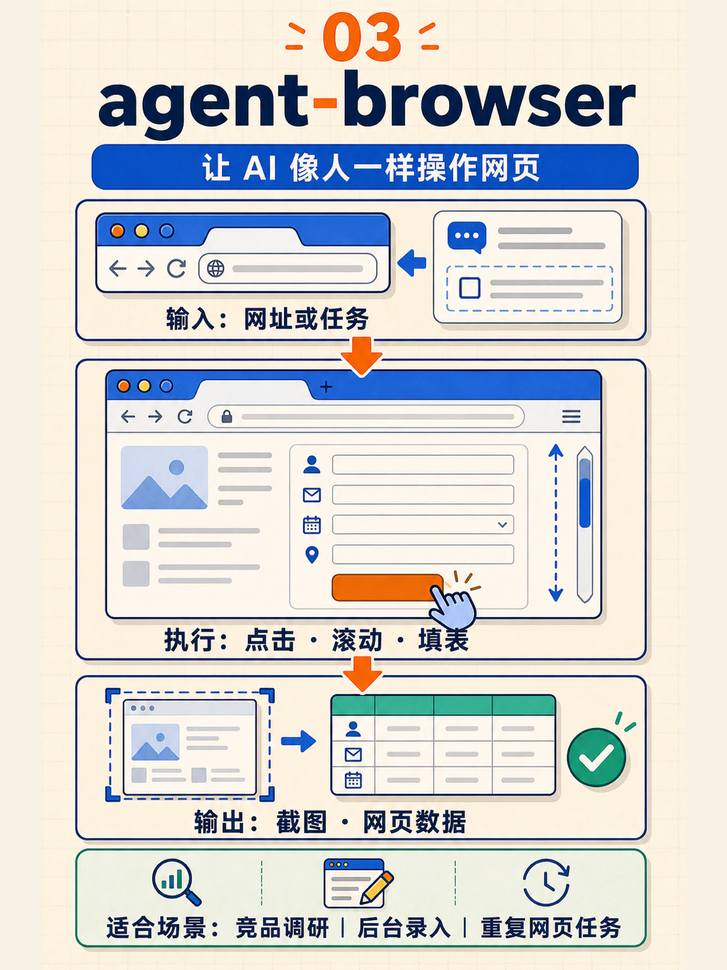
#> input picture wechat-explainer-images/assets/explainer-style-reference.png, 727 x 970 px, shrunk from 1080 x 1440 before the run
$ python chroma_cut.py ../../wechat-explainer-images/assets/explainer-style-reference.png ../../wechat-explainer-images/assets/explainer-style-reference.png ../../wechat-explainer-images/assets/explainer-style-reference.png 5
#> lines starting #> are read from the running program, lines starting #| are printed output that depends on the picture
#!/usr/bin/env python3
"""连通域色键抠图：去掉与图像边缘连通的纯色背景，保护主体内部孔洞。

阈值自动（Otsu 自适应每张图）——解决「白色主体 + 浅色底」被整片误删的坑：
固定高阈值(旧默认52)会把和 cream 底很近的白纸/白机器人当背景灌掉；Otsu 按本图
背景簇与主体簇的间隙自动选阈值，白主体也能保住。再做 1px 内缩去掉边缘脏环(放到
深底上不会冒 cream/绿 halo)。

用法: chroma_cut.py in.png out.png [thr=auto] [erode=1]
  thr 传数字=手动阈值；传 auto 或不传=Otsu 自动。
需 scipy + PIL（anaconda 自带）。
"""
import sys
import numpy as np
from PIL import Image, ImageFilter

inp, outp = sys.argv[1], sys.argv[2]
thr_arg = sys.argv[3] if len(sys.argv) > 3 else "auto"
erode = int(sys.argv[4]) if len(sys.argv) > 4 else 1

im = Image.open(inp).convert("RGBA")
arr = np.asarray(im).copy()
rgb = arr[..., :3].astype(np.float32)

# 背景色 = 四角 24x24 块平均
c = np.concatenate([
    rgb[:24, :24].reshape(-1, 3), rgb[:24, -24:].reshape(-1, 3),
    rgb[-24:, :24].reshape(-1, 3), rgb[-24:, -24:].reshape(-1, 3)])
#> c = 2304 rows, first 8: [248, 241, 229], [248, 241, 229], [248, 241, 229], [248, 241, 229], [248, 241, 229], [248, 241, 229], [248, 241, 229], [248, 241, 229]
bg = c.mean(0)
#> bg = [248, 241, 229]
dist = np.sqrt(((rgb - bg) ** 2).sum(-1))
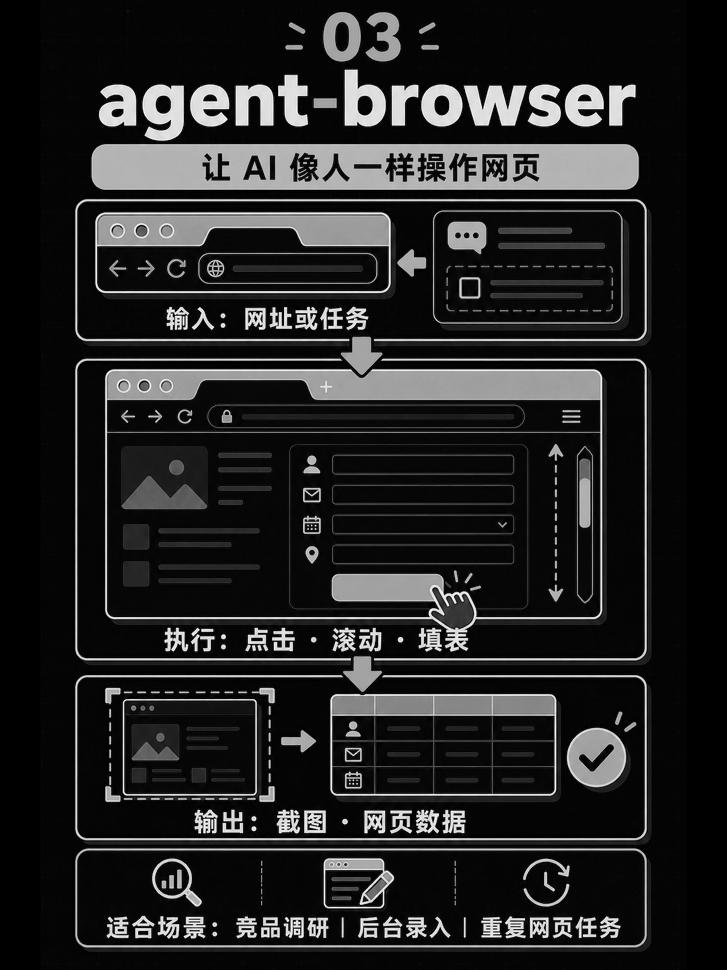
#> dist: shape (970, 727) float32; min 0, max 414.8, mean 59.3; drawn with min black and max white


def valley_thr(vals, span=80, frac=0.01):
    """找「背景簇尾 ↔ 最近主体簇头」之间的谷做阈值。
    背景像素全挤在 dist≈0 的尖峰，主体（哪怕是接近底色的白纸）也和背景隔着一段空谷。
    全局 Otsu 会在「背景 vs 远处彩色」切、把近背景的白主体一起删——所以不用 Otsu。"""
    hist, edges = np.histogram(vals, bins=span, range=(0, span))
    if hist.sum() == 0:
        return 52.0
    peak = float(hist[:4].max())          # 背景峰在最低几个 bin
    floor = max(peak * frac, 1.0)
    i = 1
    while i < span and hist[i] >= floor:  # 背景簇尾
        i += 1
    bg_end = i
    j = bg_end
    while j < span and hist[j] < floor:   # 最近主体簇头
        j += 1
    thr = (bg_end + j) / 2.0 if j < span else bg_end + 8.0
    return float(edges[1] * thr)          # bin 宽=1，edges[1]=1


if thr_arg == "auto":
    thr = valley_thr(dist.ravel())
    thr = float(np.clip(thr, 6.0, 60.0))  # 防极端
    thr_mode = f"auto-valley={thr:.1f}"
else:
#> (the run stopped early here; a loop or call above may not have finished)
